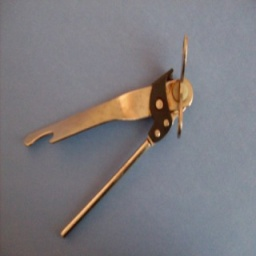
#> input picture sample3.jpg, 256 x 256 px
$ python -i extraction.py   (imports and definitions only)
#> lines starting #> are read from the running program, lines starting #| are printed output that depends on the picture; after the words box and inside, x2 and y2 are one past the last pixel; in counts of white or black regions, pixels touching at a corner belong together
#> in extract_shape_descriptor, image is the input picture: shape (256, 256, 3); mean B, G, R 126.3, 122.3, 124.9
import os
import cv2
import numpy as np
from skimage.feature import hog, local_binary_pattern
from skimage.color import rgb2gray


def normalize_vector(vec):
    arr = np.asarray(vec, dtype=np.float32)
    norm = np.linalg.norm(arr)
    if norm != 0:
        arr = arr / norm
    return arr.tolist()

def get_object_mask(image):
    gray = cv2.cvtColor(image, cv2.COLOR_BGR2GRAY)
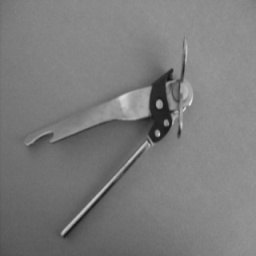
#> gray: shape (256, 256); min 19, max 226, mean 123.5
    _, mask = cv2.threshold(gray, 0, 255, cv2.THRESH_BINARY_INV + cv2.THRESH_OTSU)
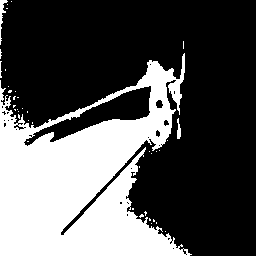
#> mask: shape (256, 256); 33% white; 39 white regions (35 under 20 px), largest, box (x1, y1, x2, y2) and area: (0, 53, 192, 256) 21329, (0, 0, 8, 45) 114, (177, 118, 181, 139) 58, (0, 61, 2, 78) 21
    kernel = cv2.getStructuringElement(cv2.MORPH_ELLIPSE, (5, 5))
    mask = cv2.morphologyEx(mask, cv2.MORPH_CLOSE, kernel)
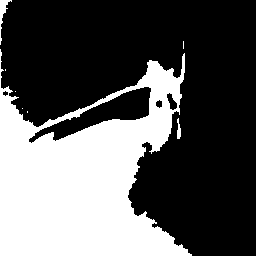
#> mask: shape (256, 256); 34.8% white; 8 white regions (5 under 20 px)
    return mask

def extract_color_histogram(img_path, bins=32):
    image = cv2.imread(img_path)
    hsv = cv2.cvtColor(image, cv2.COLOR_BGR2HSV)
    mask = get_object_mask(image)
    h_hist = cv2.calcHist([hsv], [0], mask, [bins], [0, 180]).flatten()
    s_hist = cv2.calcHist([hsv], [1], mask, [bins], [0, 256]).flatten()
    v_hist = cv2.calcHist([hsv], [2], mask, [bins], [0, 256]).flatten()
    return normalize_vector(np.concatenate([h_hist, s_hist, v_hist]))

def extract_rgb(img_path, bins=32):
    image = cv2.imread(img_path)
    mask = get_object_mask(image)
    b, g, r = cv2.split(image)
    hist_b = cv2.calcHist([b], [0], mask, [bins], [0, 256]).flatten()
    hist_g = cv2.calcHist([g], [0], mask, [bins], [0, 256]).flatten()
    hist_r = cv2.calcHist([r], [0], mask, [bins], [0, 256]).flatten()
    return normalize_vector(np.concatenate([hist_r, hist_g, hist_b]))

def extract_shape_descriptor(img_path):
    image = cv2.imread(img_path)
    mask = get_object_mask(image)
    contours, _ = cv2.findContours(mask, cv2.RETR_EXTERNAL, cv2.CHAIN_APPROX_SIMPLE)
#> contours = 8 contours, 5 with area under 20; largest, box (x1, y1, x2, y2) and area: (0, 49, 192, 256) 24392, (0, 0, 12, 45) 99, (177, 118, 181, 139) 36
    if not contours:
        return normalize_vector(np.zeros(8))
    moments = cv2.moments(mask)
#> moments = moments, m00 5817570, centre m10/m00, m01/m00 = (82.16, 178.1)
    hu = cv2.HuMoments(moments).flatten()
#> hu = [0.000896, 1.44e-08, 4.89e-11, 5.41e-11, 1.89e-21, 4.87e-15, 2.05e-21]
    hu_log = np.log1p(np.abs(hu[:3]))
#> hu_log = [0.000896, 1.44e-08, 4.89e-11]
    x, y, w, h = cv2.boundingRect(mask)
#> x = 0; y = 0; w = 192; h = 256
    area = cv2.countNonZero(mask)
#> area = 22814
    perimeter = cv2.arcLength(contours[0], True)
#> perimeter = 44.49
    aspect_ratio = float(w) / h if h != 0 else 0
#> aspect_ratio = 0.75
    extent = float(area) / (w * h) if w * h != 0 else 0
#> extent = 0.464
    hull = cv2.convexHull(contours[0])
#> hull = [[180, 128], [180, 136], [179, 138], [177, 138], [177, 119], [178, 118]]
    hull_area = cv2.contourArea(hull)
#> hull_area = 48.5
    solidity = float(area) / hull_area if hull_area != 0 else 0
#> solidity = 470.4
    features = np.array([area, perimeter, aspect_ratio, extent, solidity, *hu_log])
#> features = [22814, 44.49, 0.75, 0.464, 470.4, 0.000896, 1.44e-08, 4.89e-11]
    return normalize_vector(features)
#> in normalize_vector, `arr = np.asarray(vec, dtype=np.float32)`: arr has the same summary as features in extract_shape_descriptor
#> in normalize_vector, `norm = np.linalg.norm(arr)`: norm = 22818.9
#> in normalize_vector, `arr = arr / norm`: arr = [1, 0.00195, 3.29e-05, 2.03e-05, 0.0206, 3.93e-08, 6.33e-13, 2.14e-15]

def extract_hu(img_path):
    return extract_shape_descriptor(img_path)

def extract_texture_descriptor(img_path, P=8, R=1.0):
    image = cv2.imread(img_path)
    gray = cv2.cvtColor(image, cv2.COLOR_BGR2GRAY)
    mask = get_object_mask(image)
    lbp = local_binary_pattern(gray, P=P, R=R, method='default')
    masked_lbp = lbp[mask > 0]
    n_bins = int(masked_lbp.max() + 1)
    hist, _ = np.histogram(masked_lbp, bins=n_bins, range=(0, n_bins))
    return normalize_vector(hist)

def extract_hog(img_path):
    image = cv2.imread(img_path)
    gray = cv2.cvtColor(image, cv2.COLOR_BGR2GRAY)
    fd, _ = hog(gray, orientations=9, pixels_per_cell=(4, 4),
                cells_per_block=(2, 2), visualize=True, block_norm="L2")
    return normalize_vector(fd)

>>> result = extract_shape_descriptor('../../sample3.jpg')
#> result has the same summary as arr in normalize_vector
